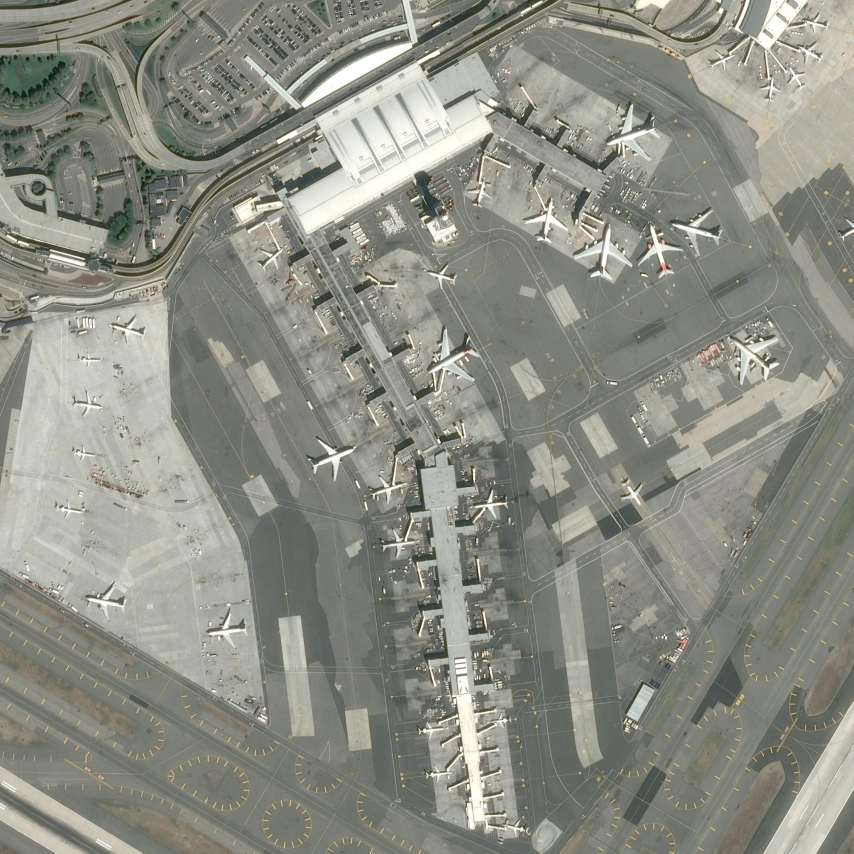
#> input picture Model/Datasets/Raw_Dataset/Airplane/Raw/images/014de911-7810-4f7d-8967-3e5402209f4a.jpg, 2560 x 2560 px (shown at 1/3 size); its folder holds only this picture in this run
$ python airplane_process_data.py
#> lines starting #> are read from the running program, lines starting #| are printed output that depends on the picture
from pathlib import Path
from tqdm.autonotebook import tqdm

import pandas as pd
import numpy as np

import cv2
import ast
import os


def cvt_to_py(x):
    return ast.literal_eval(x.rstrip('\r\n'))


def getBounds(geometry):
    try:
        arr = np.array(geometry).T
        xmin = np.min(arr[0])
        ymin = np.min(arr[1])
        xmax = np.max(arr[0])
        ymax = np.max(arr[1])
        return (xmin, ymin, xmax, ymax)
    except:
        return np.nan


def getWidth(bounds):
    try:
        (xmin, ymin, xmax, ymax) = bounds
        return np.abs(xmax - xmin)
    except:
        return np.nan


def getHeight(bounds):
    try:
        (xmin, ymin, xmax, ymax) = bounds
        return np.abs(ymax - ymin)
    except:
        return np.nan


def tile(bounds, x_start, y_start, size):
    x_min, y_min, x_max, y_max = bounds
    x_min, y_min, x_max, y_max = x_min - x_start, y_min - y_start, x_max - x_start, y_max - y_start

    if (x_min > size) or (x_max < 0.0) or (y_min > size) or (y_max < 0.0):
        return None

    x_max_trunc = min(x_max, size)
    x_min_trunc = max(x_min, 0)
    if (x_max_trunc - x_min_trunc) / (x_max - x_min) < 0.3:
        return None

    y_max_trunc = min(y_max, size)
    y_min_trunc = max(y_min, 0)
    if (y_max_trunc - y_min_trunc) / (y_max - y_min) < 0.3:
        return None

    x_center = (x_min_trunc + x_max_trunc) / 2.0 / size
    y_center = (y_min_trunc + y_max_trunc) / 2.0 / size
    x_extend = (x_max_trunc - x_min_trunc) / size
    y_extend = (y_max_trunc - y_min_trunc) / size

    return (8, x_center, y_center, x_extend, y_extend)


if __name__ == '__main__':
    data_path = str(Path.cwd()) + r'\Model\Datasets\Raw_Dataset\Airplane\Raw'
    save_path = str(Path.cwd()) + r'\Model\Datasets\Raw_Dataset\Airplane\Processed'

    img_list = Path(data_path).glob('images/*.jpg')

    df = pd.read_csv(data_path + r'\annotations.csv', converters={'geometry': cvt_to_py})
#> (reads Model/Datasets/Raw_Dataset/Airplane/Raw/annotations.csv from the repository)
    df.loc[:,'bounds'] = df.loc[:,'geometry'].apply(getBounds)
    df.loc[:,'width'] = df.loc[:,'bounds'].apply(getWidth)
    df.loc[:,'height'] = df.loc[:,'bounds'].apply(getHeight)

    index = df['image_id'].unique()
    val_indexes = index[len(index)//5:len(index)*2//5]

    tile_size = 512
    tile_overlap = 64

    for mode in ('train', 'val'):
        output_paths = [save_path + rf'\{mode}\images', save_path + rf'\{mode}\labels']
        for _path in output_paths:
            if not os.path.isdir(_path):
                os.makedirs(_path)

    tiles_dir = {'train': Path(save_path + r'\train\images'), 'val': Path(save_path + r'\val\images')}
    labels_dir = {'train': Path(save_path + r'\train\labels'), 'val': Path(save_path + r'\val\labels')}

    for img_path in tqdm(img_list):
        image = cv2.imread(str(img_path))
#> image is the input picture: shape (2560, 2560, 3); mean B, G, R 131.7, 141.7, 140.1
        size = image.shape[0]
#> size = 2560

        img_labels = df[df["image_id"] == img_path.name]

        x_tiles = (size + tile_size - tile_overlap - 1) // (tile_size - tile_overlap)
#> x_tiles = 6
        y_tiles = (size + tile_size - tile_overlap - 1) // (tile_size - tile_overlap)
#> y_tiles = 6

        for x in range(x_tiles):
            for y in range(y_tiles):
                x_end = min((x + 1) * tile_size - tile_overlap * (x != 0), size)
                x_start = x_end - tile_size
                y_end = min((y + 1) * tile_size - tile_overlap * (y != 0), size)
                y_start = y_end - tile_size

                folder = 'val' if img_path.name in val_indexes else 'train'
                save_tile_path = tiles_dir[folder].joinpath(img_path.stem + "_" + str(x_start) + "_" + str(y_start) + ".jpg")
                save_label_path = labels_dir[folder].joinpath(img_path.stem + "_" + str(x_start) + "_" + str(y_start) + ".txt")

                cut_tile = np.zeros(shape=(tile_size, tile_size, 3), dtype=np.uint8)
                cut_tile[0:tile_size, 0:size, :] = image[y_start:y_end, x_start:x_end, :]
                cv2.imwrite(str(save_tile_path), cut_tile)

                found_tags = [
                    tile(bounds, x_start, y_start, tile_size)
                    for bounds in img_labels['bounds']]
                found_tags = [el for el in found_tags if el is not None]

                with open(save_label_path, 'w+') as f:
                    for tags in found_tags:
                        f.write(' '.join(str(x) for x in tags) + '\n')
#> this loop made 6 passes
#> pass 1, `cv2.imwrite(str(save_tile_path), cut_tile)`:
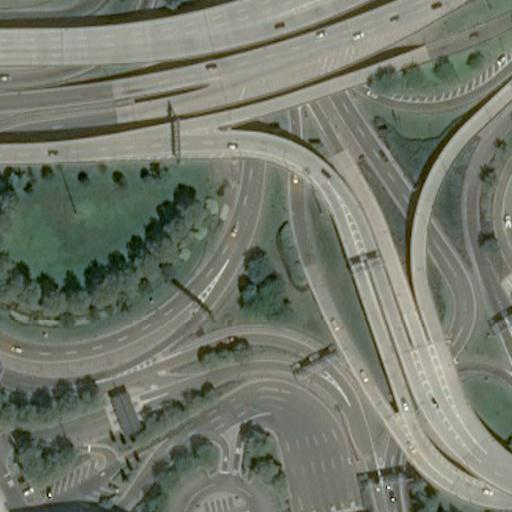
#> saved as 014de911-7810-4f7d-8967-3e5402209f4a_0_0.jpg: shape (512, 512, 3); mean B, G, R 106.9, 119.8, 114.9
#> pass 1, `cv2.imwrite(str(save_tile_path), cut_tile)`:
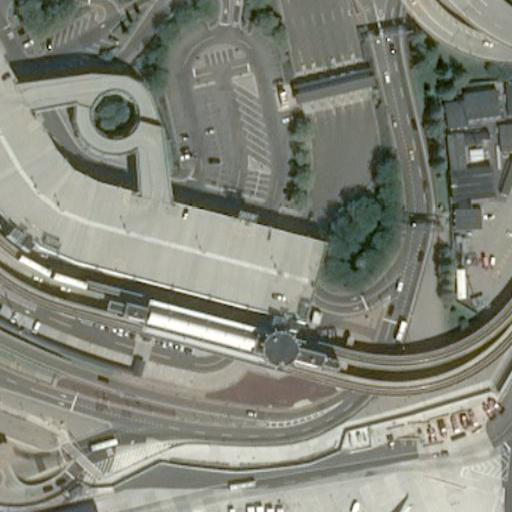
#> saved as 014de911-7810-4f7d-8967-3e5402209f4a_0_448.jpg: shape (512, 512, 3); mean B, G, R 121.3, 133.2, 131.3
#> pass 1, `cv2.imwrite(str(save_tile_path), cut_tile)`:
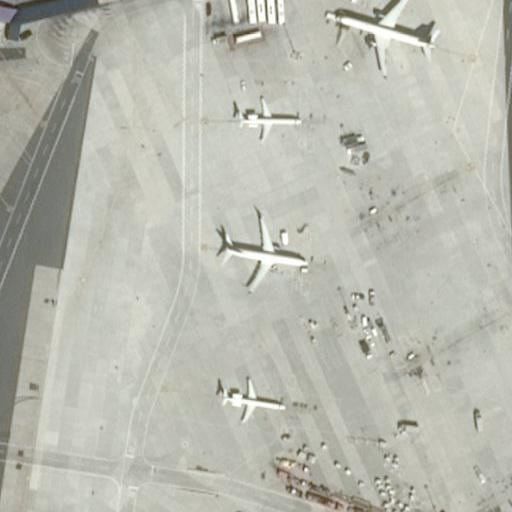
#> saved as 014de911-7810-4f7d-8967-3e5402209f4a_0_960.jpg: shape (512, 512, 3); mean B, G, R 175.7, 185.6, 184.7
#> pass 1, `cv2.imwrite(str(save_tile_path), cut_tile)`:
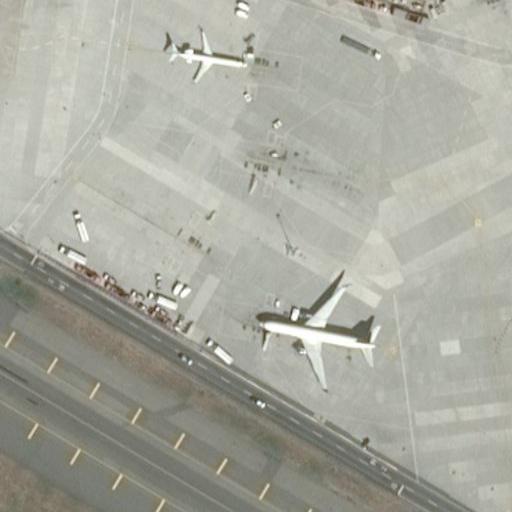
#> saved as 014de911-7810-4f7d-8967-3e5402209f4a_0_1472.jpg: shape (512, 512, 3); mean B, G, R 158.7, 168.8, 168
#> after the loop:
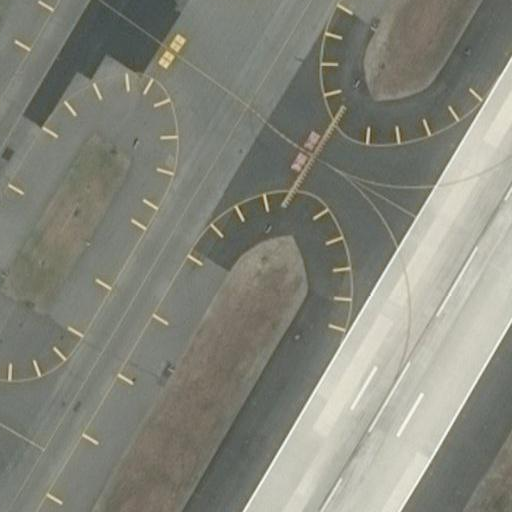
#> cut_tile: shape (512, 512, 3); mean B, G, R 123.4, 134, 133.2
